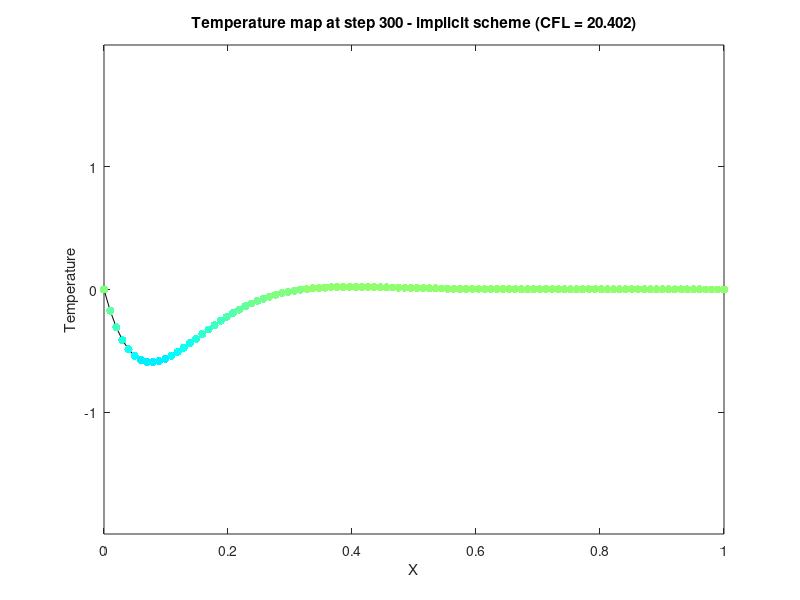
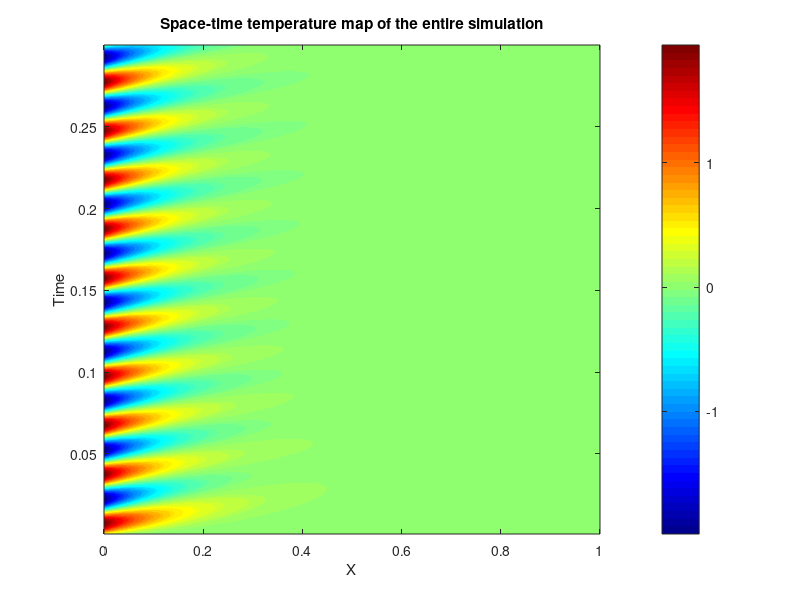

These charts were generated, in order, by the following MATLAB code:
function [] = heat1fd()
% Resolution of Heat equation in 1D using finite-differences
% Heat equation: \rho c_p \frac {\partial T}{\partial t} - \nabla \cdot \left(k\nabla T\right)=q
% Heat equation 1D : \rho c_p \frac{dT}{dt} - \frac{dk}{dx} \frac{dT}{dx} - k \frac{d^2T}{dx^2} = q
% Discretized heat equation 1D

%Create functions for heat source and BC/initial shapes (ramp, wiggle,
%flat), time and space dependent
% Make known quantities q, BC time dependent and solve for each time

clear;
L = [0 1];%Size of the domain
n = 102;%Number of total discretization points, including boundary points
ni = n-2;%Number of interior discretization points, excluding boundary points
dt = 1e-3;%timestep of the numerical method
time_int = 'implicit';% Time integration : 'explicit' or 'implicit'
nstep = 300;
cp = 1.0; %Thermal capacity, assumed constant over space
rho = 1.0; %density, assumed constant over space
q = 0.5*zeros(ni,nstep);%volumetric heat source, assumed constant over time
k = 1.0; %thermal conductivity, assumed constant over space
h = (L(2)-L(1))/(ni+1);%Discretization length

cx = k/h^2;
ct = rho*cp/dt;
CFL_value = 2*cx/ct;
CFL = CFL_value <= 1.0;%CFL stability condition for explicit scheme

% BOUNDARY CONDITIONS
BC0 = wiggle_BC(0.0,2.0,nstep*dt*0.1,dt,nstep);%Dirichlet boundary conditions at x=0
BC1 = const_BC(0.0,nstep);%Dirichlet boundary conditions at x=1
u_0 = const_IC(0.0,ni);%Initial temperature field at t=0

D = -2*cx/ct;%Diagonal term of the stiffness matrix
E = 1*cx/ct;%Extradiagonal term of the stiffness matrix
K = diag(D*ones(ni,1)) + diag(E*ones(ni-1,1),1) + diag(E*ones(ni-1,1),-1);%Assembled stiffness matrix

%add boundary conditions contribution to source terms in the right hand side Q
Q = q/ct;
Q(1,:) = Q(1,:) + BC0*cx/ct;
Q(ni,:) = Q(ni,:) + BC1*cx/ct;

%SOLVING THE SYSTEM

solution = zeros(n,nstep);%Saving intermediate solutions
solution(1,:) = BC0;%Prescribed value on first node
solution(end,:) = BC1;%Prescribed value on last node
u_t = u_0;% Temperature field initialized with the initial conditions at time t
for t=1:nstep
    if(strcmp(time_int,'implicit'))% Implicit time integration: (1-K) u_tp1 = u_t + Q
        u_tp1 = linsolve(eye(ni)-K,u_t+Q(:,t));% Temperature field at time t+1
        solution(2:end-1,t) = u_tp1;
        u_t = u_tp1;
    elseif(strcmp(time_int,'explicit'))% Explicit time integration: u_tp1 = (1+K) U_t + Q
        if(~CFL)
            disp('WARNING: CFL condition not met. Explicit scheme UNSTABLE');
        end
        u_tp1 = (eye(ni) + K)*u_t + Q(:,t);% Temperature field at time t+1
        solution(2:end-1,t) = u_tp1;
        u_t = u_tp1;
    end
end

figure;
colormap(jet);
u_min = min(min(solution));
u_max = max(max(solution));
for t=1:1:nstep
    plot((L(1) + (0:1:n-1)*(L(2)-L(1))/(n-1)),solution(:,t),'k-');hold on;
    scatter((L(1) + (0:1:n-1)*(L(2)-L(1))/(n-1)),solution(:,t),[],solution(:,t),'filled');
    %colorbar; % slows down the plot
    caxis([u_min u_max]);
    title(['Temperature map at step ',num2str(t), ' - ',time_int,' scheme (CFL = ',num2str(CFL_value),')']);
    xlabel('X');
    ylabel('Temperature');
    ylim([L(1) L(2)]);
    ylim([u_min u_max]);
    hold off;
    drawnow;
end

figure;
contourf((L(1):h:L(2)),(dt:dt:nstep*dt),solution',100,'LineColor','none');
title('Space-time temperature map of the entire simulation');
xlabel('X');
ylabel('Time');
colormap(jet);
colorbar;

end

function BC = const_BC(BC_value,nstep)%Constant boundary conditions
    BC = ones(1,nstep)*BC_value;
end

function BC = ramp_BC(BC_start,BC_stop,nstep)%Ramp boundary conditions
    BC = BC_start*ones(1,nstep) + (BC_stop-BC_start)*(1:nstep)/nstep;
end

function BC = wiggle_BC(BC_mean,BC_amplitude,BC_period,dt,nstep)%wiggle boundary conditions, period in time units
    BC = BC_mean + BC_amplitude*sin(2*pi*(1:nstep)*dt/BC_period);
end

function IC = const_IC(IC_value,ni)%Constant initial conditions
    IC = ones(ni,1)*IC_value;
end